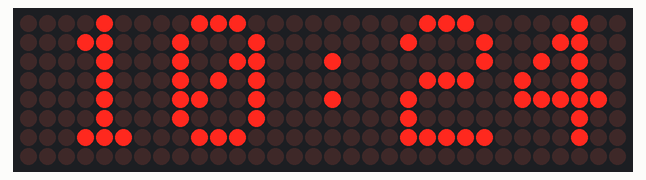
This sketch was run on a simulated ESP8266 (Wemos D1 mini). Shown: 32×8 LED matrix. WiFi joins after 1.5 s; servers stay silent unless stated; the local clock reads 2024-03-15 10:24:30 at power-on unless the sketch sets it; what the sketch prints to the serial monitor is not drawn.

Above: at 3.1 s.
At 18.1 s:
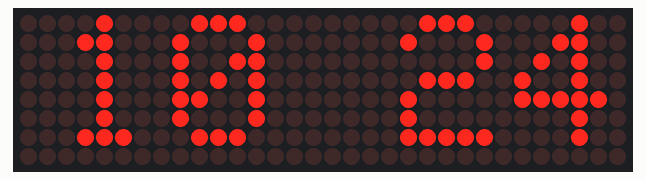
At 34.1 s:
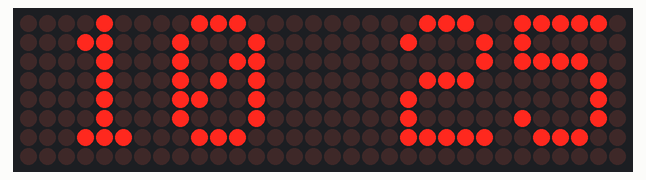
At 65.1 s:
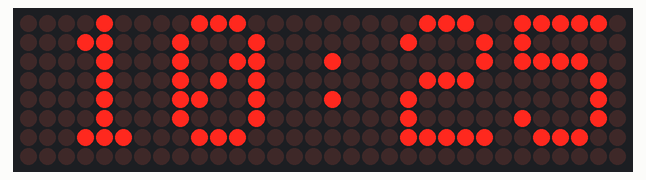
At 97.1 s:
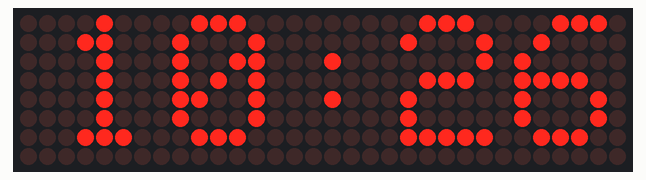
At 128.1 s:
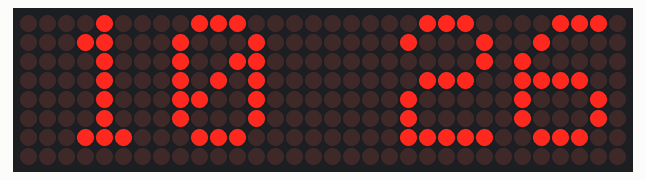

The sketch:

ESP_MAX7219_Video_1.ino
```cpp
/****************************************************************************
 * Name: ESP_Max7219_Video_1                                                *
 *                                                                          *
 * Anschlussplan:                                                           *
 *                                                                          *
 *  LED Matrix Pin -> ESP8266 Pin NodeMCU // ESP32 DOIT Devkit V1           *
 *                    oder WeMos D1                                         *
 *  Vcc            -> 3v3                 // VCC  -> 3v3                    *
 *  Gnd            -> Gnd                 // GND  -> GND                    *
 *  DIN            -> D7                  // DIN  -> G23                    *
 *  CS             -> D4                  // CS   -> G5                     *
 *  CLK            -> D5                  // CLK  -> G18                    *
 *                                                                          *
 * Erstellt: dirk@n2go.de                                                   *
 *                                                                          *
 ****************************************************************************/

// Einbinden der Libraries für WiFi
#if defined(ESP8266)
  #include <ESP8266WiFi.h>  // WiFi für ESP12
#elif defined(ESP32)
  #include <WiFi.h>           // WiFi für ESP32
#else
  #error "Kein ESP8266 oder ESP32 vorhanden."
#endif

// Einbinden der Libraries (ESP unabhänig)
#include <Adafruit_GFX.h>   // In der Bibliothek zu finden oder unter:https://github.com/adafruit/Adafruit-GFX-Library
#include <Max72xxPanel.h>   // Nur auf Git: https://github.com/markruys/arduino-Max72xxPanel
#include <time.h>

// Deklarieren der Variablen
const char* ssid     = "xxx";
const char* password = "xxx";

int pinCS = D4; // "CS" ist mit diesem Pin verbunden
//int pinCS = 5; // "CS" ist mit diesem Pin verbunden bei dem ESP32 DOIT DEVKIT V1
int numberOfHorizontalDisplays = 4; // Anzahl der Display Horizontal
int numberOfVerticalDisplays   = 1; // Anzahl der Display Vertikal
//                    123456789
char time_value[9] = "00:00:00"; // Hier wird die Zeit als einzelen Zeichen abgelegt

// Initialisieren ...
// ... des WiFiClient
WiFiClient client;
// ... der Matrix
Max72xxPanel matrix = Max72xxPanel(pinCS, numberOfHorizontalDisplays, numberOfVerticalDisplays);

void setup() {
  Serial.begin(115200);
  delay(500);
  Serial.println();
  Serial.println("Projekt: ESP_MAX7219_Video_1");
  Serial.println();
  Serial.println();
  Serial.print("Connecting to ");
  Serial.println(ssid);
  Serial.println();

  WiFi.mode(WIFI_STA);
  WiFi.begin(ssid, password);

  while (WiFi.status() != WL_CONNECTED) {
    delay(500);
    Serial.print(".");
  }

  Serial.println("");
  Serial.println("WiFi connected");
  Serial.println("IP address: ");
  Serial.println(WiFi.localIP());

  delay(1000);
  // Konfigurieren der Zeitserver
  configTime(0 * 3600, 0, "ntp.uni-regensburg.de", "192.168.178.1");
  setenv("TZ", "GMT-1BST,M3.5.0/01,M10.5.0/02",1);

  // Einstellen der ggf. benötigetn Rotation
  matrix.setRotation(0, 1);
  matrix.setRotation(1, 1);
  matrix.setRotation(2, 1);
  matrix.setRotation(3, 1);

  // Einstellen der Helligkeit, die Werte können zwischen 0(dunkel) und 15(sehr hell) liegen.
  matrix.setIntensity(0);
}

void loop() {

  int start[5]= {2,8,14,20,26};

  // Hier werden 5 Werte abgelegt, in den Speicher start[0] bis start[4]
  // an dieser Stelle wird das Zeichen geschrieben
  //
  // Beispiel 23:15:47
  // 10er Stunden -> start[0] = 2  => time_value[0] = 2
  // Stunden      -> start[1] = 8  => time_value[1] = 3
  // Doppelpunkt  -> start[2] = 14 => time_value[2] = :
  // 10er Minuten -> start[3] = 20 => time_value[3] = 1
  // Minuten      -> start[4] = 26 => time_value[4] = 5
  //
  // Doppelpunkt                   => time_value[5] = :
  // 10er Sekunden                 => time_value[6] = 4
  // Sekunden                      => time_value[6] = 7
  //

  matrix.fillScreen(LOW);
  time_t now = time(nullptr);
  String time = String(ctime(&now));

  //Inhalt in Sting "time"
  //          1         2
  //012345678901234567890123
  //Tue Jul 27 22:01:52 2021

  //Inhalt in char* "time_value"
  //01234567
  //22:01:52
  time.substring(11,19).toCharArray(time_value, 9);

  for (int i=0;i<=4;i++){
    // Wenn i = 2 (Doppelpunkt) und die Sekunden Modulo 2 = 0 dann nichts anzeigen
    // Das heisst, dass bei jeder graden Sekunde der Doppelpunkt NICHT zu sehen ist.
    if(i==2 && (time_value[7]%2)==0){
      matrix.drawChar(start[i],0, ' ' , HIGH,LOW,1);
    }
    else{
      matrix.drawChar(start[i],0, time_value[i], HIGH,LOW,1);
    }
  }
  matrix.write(); // Zeichen in das Display schreiben
  delay(1000);
}
```

Measured:
- what the display in image 0 shows lasts 1.0 s, from 3.0 s to 4.0 s
